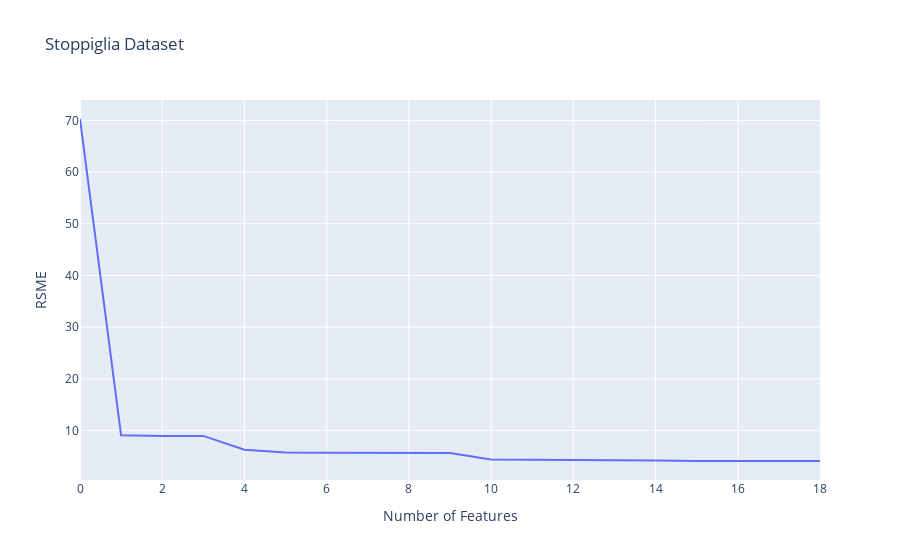

Notebook code for this chart:
### Code cell
# ord_results = experiment(ord_data)

fig = go.Figure()

x_axis = [result[0] for result in ord_results]
y_axis = [result[1] for result in ord_results]

fig.add_trace(
    go.Scatter(
        x=x_axis,
        y=y_axis,
        mode='lines'))

fig.update_layout(
    title="Stoppiglia Dataset",
    xaxis_title="Number of Features",
    yaxis_title="RSME",
)

fig.show()

### Figure 1 — Plotly figure (JSON) as saved in the notebook; plotly's stock layout.template omitted (floating-point values rounded to 4 significant figures)
{"data": [{"mode": "lines", "type": "scatter", "x": [0, 1, 2, 3, 4, 5, 6, 7, 8, 9, 10, 11, 12, 13, 14, 15, 16, 17, 18], "y": [70.28, 9.049, 8.943, 8.939, 6.255, 5.716, 5.667, 5.671, 5.674, 5.636, 4.369, 4.337, 4.329, 4.32, 4.171, 4.085, 4.082, 4.087, 4.095]}], "layout": {"title": {"text": "Stoppiglia Dataset"}, "xaxis": {"title": {"text": "Number of Features"}}, "yaxis": {"title": {"text": "RSME"}}}}
